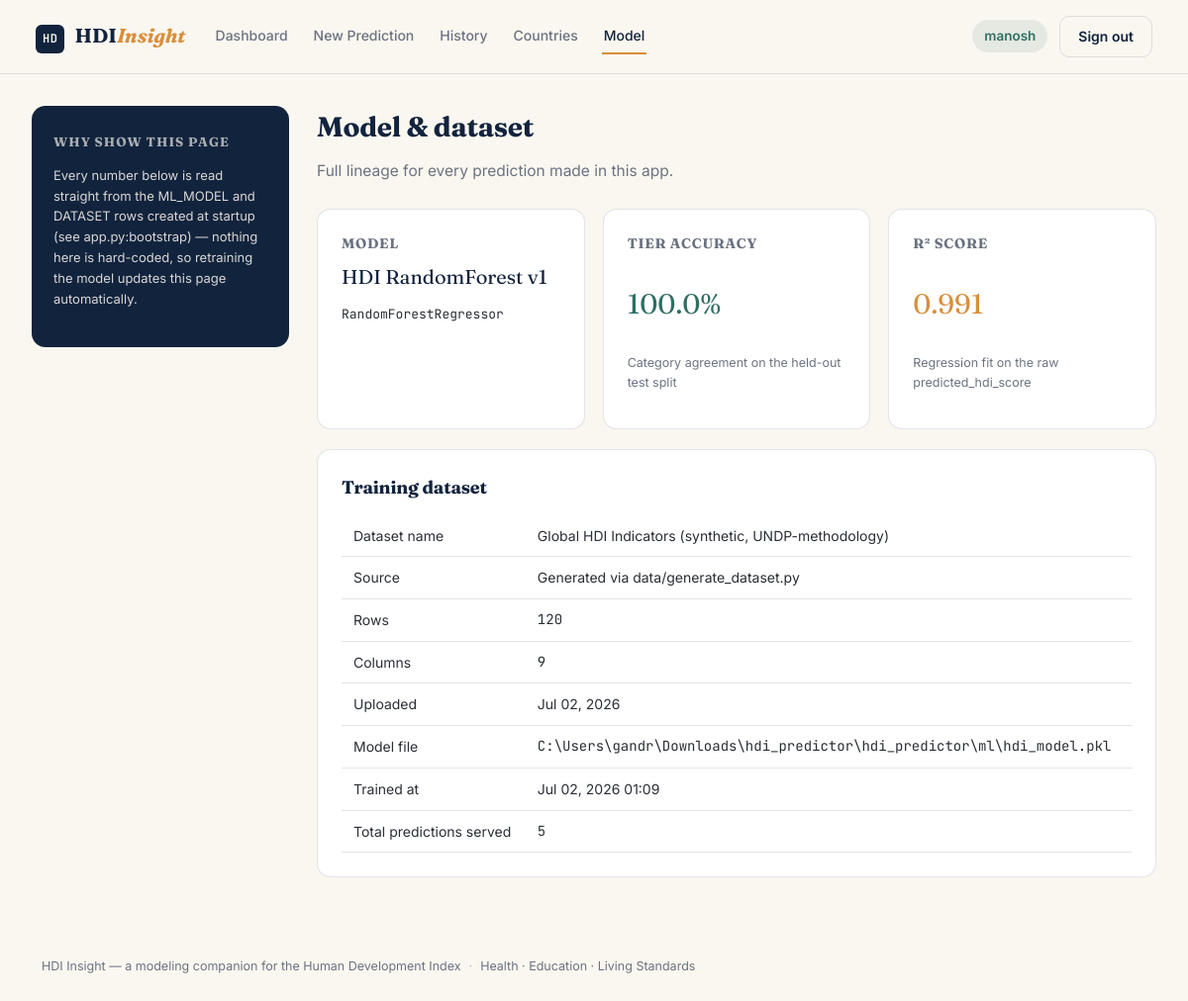
The page /model-info (signed in) on the database its author committed.
### models.py (models this page shows, shortened)
class User(db.Model, UserMixin):
    __tablename__ = "user"
    user_id = db.Column(db.Integer, primary_key=True)
    name = db.Column(db.String(255), nullable=False)
    email = db.Column(db.String(255), unique=True, nullable=False)  # unique: used as the login key
    password_hash = db.Column(db.String(255), nullable=False)
    role = db.Column(db.String(50), default="researcher")
    created_at = db.Column(db.DateTime, default=datetime.utcnow)
    sessions = db.relationship("Session", backref="user", lazy=True)
    inputs = db.relationship("HDIInputData", backref="user", lazy=True)

class MLModel(db.Model):
    __tablename__ = "ml_model"
    model_id = db.Column(db.Integer, primary_key=True)
    dataset_id = db.Column(db.Integer, db.ForeignKey("dataset.dataset_id"), nullable=True)
    model_name = db.Column(db.String(255), nullable=False)
    algorithm_used = db.Column(db.String(100))
    accuracy_score = db.Column(db.Float)  # category-agreement rate on the held-out test split
    r2_score = db.Column(db.Float)        # regression fit quality on the raw HDI score
    model_file_path = db.Column(db.String(255))  # where the joblib .pkl lives on disk
    trained_at = db.Column(db.DateTime, default=datetime.utcnow)
    predictions = db.relationship("HDIPrediction", backref="model", lazy=True)

class Dataset(db.Model):
    __tablename__ = "dataset"
    dataset_id = db.Column(db.Integer, primary_key=True)
    dataset_name = db.Column(db.String(255), nullable=False)
    source = db.Column(db.String(255))
    total_rows = db.Column(db.Integer)
    total_columns = db.Column(db.Integer)
    uploaded_at = db.Column(db.DateTime, default=datetime.utcnow)
    models = db.relationship("MLModel", backref="dataset", lazy=True)

### app.py (the view)
@app.route("/model-info")
@login_required
def model_info():
    model = MLModel.query.order_by(MLModel.trained_at.desc()).first()
    dataset = Dataset.query.first()
    total_predictions = HDIPrediction.query.count()
    return render_template("model_info.html", model=model, dataset=dataset, total_predictions=total_predictions)

### app.py (called while the page is built)
@login_manager.user_loader
def load_user(user_id):
    return User.query.get(int(user_id))

### templates/model_info.html (shortened to what this page needs)
{% extends "base.html" %}
{% block content %}
<div class="app-shell">
  <aside class="sidebar">
    <h4>Why show this page</h4>
    <p style="font-size:13px; opacity:0.85; line-height:1.6;">
      Every number below is read straight from the ML_MODEL and DATASET
      rows created at startup (see app.py:bootstrap) — nothing here is
      hard-coded, so retraining the model updates this page automatically.
    </p>
  </aside>
  <div class="content">
    <div class="page-head">
      <div><h1>Model &amp; dataset</h1><p>Full lineage for every prediction made in this app.</p></div>
    </div>
    <div class="card-grid">
      <div class="card">
        <h3 style="font-size:14px; text-transform:uppercase; letter-spacing:0.05em; color:var(--slate-soft);">Model</h3>
        <p style="font-family:var(--font-display); font-size:20px; color:var(--navy); margin:6px 0;">{{ model.model_name }}</p>
        <p class="mono" style="font-size:13px;">{{ model.algorithm_used }}</p>
      </div>
      <div class="card">
        <h3 style="font-size:14px; text-transform:uppercase; letter-spacing:0.05em; color:var(--slate-soft);">Tier accuracy</h3>
        <p style="font-family:var(--font-display); font-size:28px; color:var(--teal);">{{ "%.1f"|format((model.accuracy_score or 0) * 100) }}%</p>
        <p style="font-size:12.5px; color:var(--slate-soft);">Category agreement on the held-out test split</p>
      </div>
      <div class="card">
        <h3 style="font-size:14px; text-transform:uppercase; letter-spacing:0.05em; color:var(--slate-soft);">R&sup2; score</h3>
        <p style="font-family:var(--font-display); font-size:28px; color:var(--amber);">{{ "%.3f"|format(model.r2_score or 0) }}</p>
        <p style="font-size:12.5px; color:var(--slate-soft);">Regression fit on the raw predicted_hdi_score</p>
      </div>
    </div>
    <div class="card">
      <h3 style="margin-bottom:14px;">Training dataset</h3>
      <table>
        <tr><td>Dataset name</td><td>{{ dataset.dataset_name if dataset }}</td></tr>
        <tr><td>Source</td><td>{{ dataset.source if dataset }}</td></tr>
        <tr><td>Rows</td><td class="mono">{{ dataset.total_rows if dataset }}</td></tr>
        <tr><td>Columns</td><td class="mono">{{ dataset.total_columns if dataset }}</td></tr>
        <tr><td>Uploaded</td><td>{{ dataset.uploaded_at.strftime("%b %d, %Y") if dataset }}</td></tr>
        <tr><td>Model file</td><td class="mono">{{ model.model_file_path }}</td></tr>
        <tr><td>Trained at</td><td>{{ model.trained_at.strftime("%b %d, %Y %H:%M") if model }}</td></tr>
        <tr><td>Total predictions served</td><td class="mono">{{ total_predictions }}</td></tr>
      </table>
    </div>
  </div>
</div>
{% endblock %}

### templates/base.html (shortened to what this page needs)
<!DOCTYPE html>
<html lang="en">
<head>
  <link rel="stylesheet" href="{{ url_for('static', filename='css/style.css') }}" />
</head>
<body class="{% block body_class %}{% endblock %}">
  <header class="topbar">
    <a class="brand" href="{{ url_for('index') }}">
      <span class="brand-mark">HD</span>
      <span class="brand-name">HDI<em>Insight</em></span>
    </a>
    <nav class="main-nav">
      {% if current_user.is_authenticated %}
        <a href="{{ url_for('dashboard') }}" class="{{ 'active' if request.endpoint=='dashboard' }}">Dashboard</a>
        <a href="{{ url_for('predict') }}" class="{{ 'active' if request.endpoint=='predict' }}">New Prediction</a>
        <a href="{{ url_for('history') }}" class="{{ 'active' if request.endpoint=='history' }}">History</a>
        <a href="{{ url_for('countries') }}" class="{{ 'active' if request.endpoint=='countries' }}">Countries</a>
        <a href="{{ url_for('model_info') }}" class="{{ 'active' if request.endpoint=='model_info' }}">Model</a>
      {% endif %}
    </nav>
    <div class="topbar-actions">
      {% if current_user.is_authenticated %}
        <span class="user-chip">{{ current_user.name }}</span>
        <a class="btn btn-ghost" href="{{ url_for('logout') }}">Sign out</a>
      {% else %}
        <a class="btn btn-ghost" href="{{ url_for('login') }}">Sign in</a>
        <a class="btn btn-primary" href="{{ url_for('register') }}">Get started</a>
      {% endif %}
    </div>
  </header>
  <main>
    {% block content %}{% endblock %}
  </main>
  <footer class="site-footer">
    <span>HDI Insight &mdash; a modeling companion for the Human Development Index</span>
    <span class="dot">&middot;</span>
    <span>Health &middot; Education &middot; Living Standards</span>
  </footer>
</body>
</html>

### static/css/style.css (style rules this page uses)
:root { --navy: #12233D; --navy-soft: #1B3358; --paper: #FAF7F0; --paper-dim: #F1ECE0; --amber: #D98E3B; --teal: #2F6F63; --teal-light: #6FA694; --rose: #B5535D; --slate: #2A2E35; --slate-soft: #6B7280; --line: rgba(18, 35, 61, 0.12); --font-display: "Fraunces", "Georgia", serif; --font-body: "Inter", -apple-system, BlinkMacSystemFont, sans-serif; --font-mono: "JetBrains Mono", "SFMono-Regular", monospace; --radius: 14px; --shadow-soft: 0 8px 24px rgba(18, 35, 61, 0.08); }
* { box-sizing: border-box; }
html, body { margin: 0; padding: 0; background: var(--paper); color: var(--slate); font-family: var(--font-body); font-size: 15.5px; line-height: 1.55; }
a { color: inherit; text-decoration: none; }
h1, h2, h3, h4 { font-family: var(--font-display); color: var(--navy); margin: 0 0 0.4em 0; letter-spacing: -0.01em; }
.mono { font-family: var(--font-mono); }
.topbar { display: flex; align-items: center; gap: 28px; padding: 16px 36px; background: var(--paper); border-bottom: 1px solid var(--line); position: sticky; top: 0; z-index: 20; }
.brand { display: flex; align-items: baseline; gap: 10px; font-family: var(--font-display); font-weight: 700; font-size: 20px; color: var(--navy); }
.brand-mark { background: var(--navy); color: var(--paper); font-family: var(--font-mono); font-size: 12px; font-weight: 600; padding: 5px 7px; border-radius: 6px; letter-spacing: 0.04em; }
.brand-name em { font-style: italic; color: var(--amber); }
.main-nav { display: flex; gap: 22px; flex: 1; font-size: 14px; font-weight: 500; }
.main-nav a { color: var(--slate-soft); padding: 6px 2px; border-bottom: 2px solid transparent; }
.main-nav a.active { color: var(--navy); border-bottom-color: var(--amber); }
.topbar-actions { display: flex; align-items: center; gap: 12px; }
.user-chip { font-size: 13.5px; font-weight: 600; color: var(--teal); background: rgba(47, 111, 99, 0.1); padding: 6px 12px; border-radius: 999px; }
.btn { display: inline-flex; align-items: center; justify-content: center; font-family: var(--font-body); font-weight: 600; font-size: 14px; padding: 9px 18px; border-radius: 10px; border: 1px solid transparent; cursor: pointer; transition: transform 0.12s ease, box-shadow 0.12s ease; }
.btn-ghost { background: transparent; color: var(--navy); border-color: var(--line); }
.app-shell { display: grid; grid-template-columns: 260px 1fr; max-width: 1280px; margin: 0 auto; padding: 32px; gap: 28px; }
.sidebar { background: var(--navy); color: var(--paper); border-radius: var(--radius); padding: 26px 22px; height: fit-content; }
.sidebar h4 { color: var(--paper); font-size: 13px; text-transform: uppercase; letter-spacing: 0.08em; opacity: 0.65; margin-bottom: 14px; }
.content { min-width: 0; }
.page-head { display: flex; justify-content: space-between; align-items: flex-end; margin-bottom: 26px; }
.page-head h1 { font-size: 28px; }
.page-head p { color: var(--slate-soft); margin: 4px 0 0; }
.card { background: #fff; border: 1px solid var(--line); border-radius: var(--radius); padding: 24px; margin-bottom: 20px; }
.card-grid { display: grid; grid-template-columns: repeat(3, 1fr); gap: 18px; }
table { width: 100%; border-collapse: collapse; font-size: 14px; }
th, td { text-align: left; padding: 10px 12px; border-bottom: 1px solid var(--line); }
.site-footer { max-width: 1180px; margin: 0 auto; padding: 28px 32px 60px; color: var(--slate-soft); font-size: 12.5px; display: flex; gap: 8px; }
.dot { opacity: 0.5; }

### rows shown on the page
User: name "manosh"
MLModel: model_name "HDI RandomForest v1", algorithm_used "RandomForestRegressor", (model.accuracy_scoreor0)*100 "100.0", r2_score "0.991", model_file_path "C:\\Users\\gandr\\Downloads\\hdi_predictor\\hdi_predictor\\ml\\hdi_model.pkl", trained_at "Jul 02, 2026 01:09"
Dataset: dataset_name "Global HDI Indicators (synthetic, UNDP-methodology)", source "Generated via data/generate_dataset.py", total_rows "120", total_columns "9", uploaded_at "Jul 02, 2026"

### other values the page prints
{{ total_predictions }} "5"
